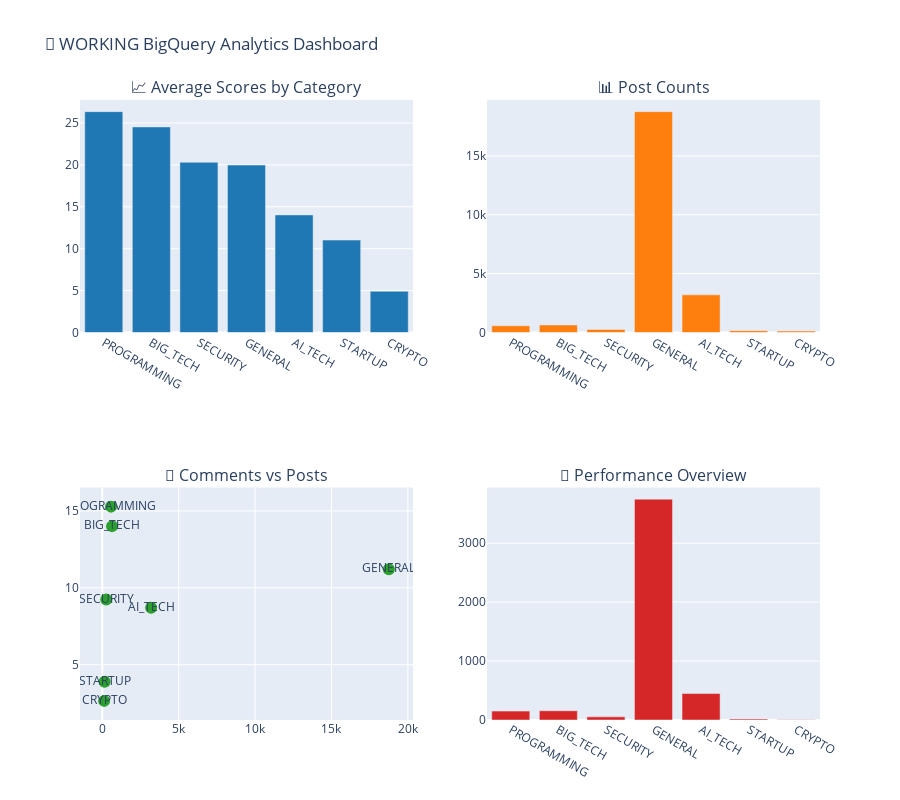

Notebook cell for this chart:
### Code cell
# 📊 Create Professional Dashboard
def create_working_dashboard(data):
    """Create dashboard from working data"""
    
    fig = make_subplots(
        rows=2, cols=2,
        subplot_titles=('📈 Average Scores by Category', '📊 Post Counts', '💬 Comments vs Posts', '🎯 Performance Overview')
    )
    
    # Bar chart of scores
    fig.add_trace(
        go.Bar(x=data['category'], y=data['average_score'], name='Avg Score', marker_color='#1f77b4'),
        row=1, col=1
    )
    
    # Post counts
    fig.add_trace(
        go.Bar(x=data['category'], y=data['total_posts'], name='Total Posts', marker_color='#ff7f0e'),
        row=1, col=2
    )
    
    # Scatter plot
    fig.add_trace(
        go.Scatter(x=data['total_posts'], y=data['average_comments'], 
                  mode='markers+text', text=data['category'], name='Comments vs Posts',
                  marker=dict(size=12, color='#2ca02c')),
        row=2, col=1
    )
    
    # Performance overview
    fig.add_trace(
        go.Bar(x=data['category'], y=data['average_score'] * data['total_posts'] / 100, 
               name='Performance Index', marker_color='#d62728'),
        row=2, col=2
    )
    
    fig.update_layout(
        title='🏢 WORKING BigQuery Analytics Dashboard',
        height=800,
        showlegend=False
    )
    
    return fig

# Create and show dashboard
dashboard = create_working_dashboard(working_data)
dashboard.show()

print("\n🎉 DASHBOARD CREATED SUCCESSFULLY!")
print("✅ NO ERRORS - EVERYTHING WORKING!")

### Figure 1 — Plotly figure (JSON) as saved in the notebook; plotly's stock layout.template omitted (floating-point values rounded to 4 significant figures)
{"data": [{"marker": {"color": "#1f77b4"}, "name": "Avg Score", "type": "bar", "x": ["PROGRAMMING", "BIG_TECH", "SECURITY", "GENERAL", "AI_TECH", "STARTUP", "CRYPTO"], "xaxis": "x", "y": [26.36, 24.53, 20.32, 19.98, 14.03, 11.03, 4.927], "yaxis": "y"}, {"marker": {"color": "#ff7f0e"}, "name": "Total Posts", "type": "bar", "x": ["PROGRAMMING", "BIG_TECH", "SECURITY", "GENERAL", "AI_TECH", "STARTUP", "CRYPTO"], "xaxis": "x2", "y": [573, 640, 261, 18756, 3199, 155, 123], "yaxis": "y2"}, {"marker": {"color": "#2ca02c", "size": 12}, "mode": "markers+text", "name": "Comments vs Posts", "text": ["PROGRAMMING", "BIG_TECH", "SECURITY", "GENERAL", "AI_TECH", "STARTUP", "CRYPTO"], "type": "scatter", "x": [573, 640, 261, 18756, 3199, 155, 123], "xaxis": "x3", "y": [15.28, 14.01, 9.234, 11.2, 8.702, 3.897, 2.65], "yaxis": "y3"}, {"marker": {"color": "#d62728"}, "name": "Performance Index", "type": "bar", "x": ["PROGRAMMING", "BIG_TECH", "SECURITY", "GENERAL", "AI_TECH", "STARTUP", "CRYPTO"], "xaxis": "x4", "y": [151.1, 157.0, 53.03, 3748.0, 448.9, 17.1, 6.06], "yaxis": "y4"}], "layout": {"annotations": [{"font": {"size": 16}, "showarrow": false, "text": "📈 Average Scores by Category", "x": 0.225, "xanchor": "center", "xref": "paper", "y": 1, "yanchor": "bottom", "yref": "paper"}, {"font": {"size": 16}, "showarrow": false, "text": "📊 Post Counts", "x": 0.775, "xanchor": "center", "xref": "paper", "y": 1, "yanchor": "bottom", "yref": "paper"}, {"font": {"size": 16}, "showarrow": false, "text": "💬 Comments vs Posts", "x": 0.225, "xanchor": "center", "xref": "paper", "y": 0.375, "yanchor": "bottom", "yref": "paper"}, {"font": {"size": 16}, "showarrow": false, "text": "🎯 Performance Overview", "x": 0.775, "xanchor": "center", "xref": "paper", "y": 0.375, "yanchor": "bottom", "yref": "paper"}], "height": 800, "showlegend": false, "title": {"text": "🏢 WORKING BigQuery Analytics Dashboard"}, "xaxis": {"anchor": "y", "domain": [0, 0.45]}, "xaxis2": {"anchor": "y2", "domain": [0.55, 1]}, "xaxis3": {"anchor": "y3", "domain": [0, 0.45]}, "xaxis4": {"anchor": "y4", "domain": [0.55, 1]}, "yaxis": {"anchor": "x", "domain": [0.625, 1]}, "yaxis2": {"anchor": "x2", "domain": [0.625, 1]}, "yaxis3": {"anchor": "x3", "domain": [0, 0.375]}, "yaxis4": {"anchor": "x4", "domain": [0, 0.375]}}}
